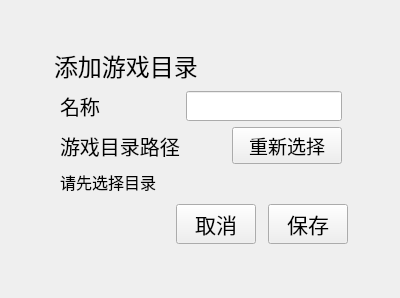
                 <widget class="QWidget" name="page_home_game_file_add">
                  <layout class="QGridLayout" name="gridLayout_8">
                   <property name="leftMargin">
                    <number>0</number>
                   </property>
                   <property name="topMargin">
                    <number>0</number>
                   </property>
                   <property name="rightMargin">
                    <number>0</number>
                   </property>
                   <property name="bottomMargin">
                    <number>0</number>
                   </property>
                   <property name="spacing">
                    <number>0</number>
                   </property>
                   <item row="1" column="1">
                    <widget class="QWidget" name="widget_home_game_file_add" native="true">
                     <property name="sizePolicy">
                      <sizepolicy hsizetype="Expanding" vsizetype="Expanding">
                       <horstretch>0</horstretch>
                       <verstretch>0</verstretch>
                      </sizepolicy>
                     </property>
                     <layout class="QVBoxLayout" name="verticalLayout_9">
                      <property name="leftMargin">
                       <number>14</number>
                      </property>
                      <property name="topMargin">
                       <number>8</number>
                      </property>
                      <property name="rightMargin">
                       <number>12</number>
                      </property>
                      <property name="bottomMargin">
                       <number>12</number>
                      </property>
                      <item>
                       <widget class="QLabel" name="label_home_game_file_add_h1">
                        <property name="font">
                         <font>
                          <pointsize>18</pointsize>
                         </font>
                        </property>
                        <property name="text">
                         <string>添加游戏目录</string>
                        </property>
                       </widget>
                      </item>
                      <item>
                       <widget class="QWidget" name="widget_home_game_file_add_2" native="true">
                        <layout class="QGridLayout" name="gridLayout_9">
                         <property name="leftMargin">
                          <number>6</number>
                         </property>
                         <property name="topMargin">
                          <number>2</number>
                         </property>
                         <property name="rightMargin">
                          <number>6</number>
                         </property>
                         <property name="bottomMargin">
                          <number>2</number>
                         </property>
                         <item row="2" column="2">
                          <widget class="QPushButton" name="pushButton_game_file_add_again">
                           <property name="minimumSize">
                            <size>
                             <width>110</width>
                             <height>27</height>
                            </size>
                           </property>
                           <property name="font">
                            <font>
                             <pointsize>14</pointsize>
                            </font>
                           </property>
                           <property name="text">
                            <string>重新选择</string>
                           </property>
                           <property name="icon">
                            <iconset resource="img.qrc">
                             <normaloff>:/widget_Sidebar/images/Main_Page_GameFile_AddAgain.png</normaloff>:/widget_Sidebar/images/Main_Page_GameFile_AddAgain.png</iconset>
                           </property>
                           <property name="iconSize">
                            <size>
                             <width>19</width>
                             <height>19</height>
                            </size>
                           </property>
                          </widget>
                         </item>
                         <item row="2" column="0">
                          <widget class="QLabel" name="label_home_game_file_add_file">
                           <property name="font">
                            <font>
                             <pointsize>15</pointsize>
                            </font>
                           </property>
                           <property name="text">
                            <string>游戏目录路径</string>
                           </property>
                          </widget>
                         </item>
                         <item row="3" column="0" colspan="3">
                          <widget class="QLabel" name="label_home_game_file_add_file_2">
                           <property name="font">
                            <font>
                             <pointsize>12</pointsize>
                            </font>
                           </property>
                           <property name="text">
                            <string>请先选择目录</string>
                           </property>
                           <property name="wordWrap">
                            <bool>true</bool>
                           </property>
                          </widget>
                         </item>
                         <item row="0" column="0">
                          <widget class="QLabel" name="label_home_game_file_add_name">
                           <property name="font">
                            <font>
                             <pointsize>15</pointsize>
                            </font>
                           </property>
                           <property name="text">
                            <string>名称</string>
                           </property>
                          </widget>
                         </item>
                         <item row="2" column="1">
                          <spacer name="horizontalSpacer_14">
                           <property name="orientation">
                            <enum>Qt::Horizontal</enum>
                           </property>
                           <property name="sizeHint" stdset="0">
                            <size>
                             <width>40</width>
                             <height>20</height>
                            </size>
                           </property>
                          </spacer>
                         </item>
                         <item row="0" column="1" colspan="2">
                          <widget class="QLineEdit" name="lineEdit_game_file_add">
                           <property name="minimumSize">
                            <size>
                             <width>0</width>
                             <height>30</height>
                            </size>
                           </property>
                          </widget>
                         </item>
                        </layout>
                       </widget>
                      </item>
                      <item>
                       <widget class="QWidget" name="widget_game_file_add_ok_cancel" native="true">
                        <layout class="QHBoxLayout" name="horizontalLayout_10">
                         <property name="spacing">
                          <number>12</number>
                         </property>
                         <property name="leftMargin">
                          <number>0</number>
                         </property>
                         <property name="topMargin">
                          <number>2</number>
                         </property>
                         <property name="rightMargin">
                          <number>0</number>
                         </property>
                         <property name="bottomMargin">
                          <number>2</number>
                         </property>
                         <item>
                          <spacer name="horizontalSpacer_13">
                           <property name="orientation">
                            <enum>Qt::Horizontal</enum>
                           </property>
                           <property name="sizeHint" stdset="0">
                            <size>
                             <width>40</width>
                             <height>20</height>
                            </size>
                           </property>
                          </spacer>
                         </item>
                         <item>
                          <widget class="QPushButton" name="pushButton_game_file_add_cancel">
                           <property name="minimumSize">
                            <size>
                             <width>75</width>
                             <height>30</height>
                            </size>
                           </property>
                           <property name="font">
                            <font>
                             <pointsize>16</pointsize>
                            </font>
                           </property>
                           <property name="text">
                            <string>取消</string>
                           </property>
                          </widget>
                         </item>
                         <item>
                          <widget class="QPushButton" name="pushButton_game_file_add_ok">
                           <property name="minimumSize">
                            <size>
                             <width>75</width>
                             <height>30</height>
                            </size>
                           </property>
                           <property name="font">
                            <font>
                             <pointsize>16</pointsize>
                            </font>
                           </property>
                           <property name="text">
                            <string>保存</string>
                           </property>
                          </widget>
                         </item>
                        </layout>
                       </widget>
                      </item>
                     </layout>
                    </widget>
                   </item>
                   <item row="1" column="2">
                    <spacer name="horizontalSpacer_12">
                     <property name="orientation">
                      <enum>Qt::Horizontal</enum>
                     </property>
                     <property name="sizeHint" stdset="0">
                      <size>
                       <width>40</width>
                       <height>20</height>
                      </size>
                     </property>
                    </spacer>
                   </item>
                   <item row="0" column="1">
                    <spacer name="verticalSpacer_10">
                     <property name="orientation">
                      <enum>Qt::Vertical</enum>
                     </property>
                     <property name="sizeHint" stdset="0">
                      <size>
                       <width>20</width>
                       <height>40</height>
                      </size>
                     </property>
                    </spacer>
                   </item>
                   <item row="1" column="0">
                    <spacer name="horizontalSpacer_11">
                     <property name="orientation">
                      <enum>Qt::Horizontal</enum>
                     </property>
                     <property name="sizeHint" stdset="0">
                      <size>
                       <width>40</width>
                       <height>20</height>
                      </size>
                     </property>
                    </spacer>
                   </item>
                   <item row="2" column="1">
                    <spacer name="verticalSpacer_11">
                     <property name="orientation">
                      <enum>Qt::Vertical</enum>
                     </property>
                     <property name="sizeHint" stdset="0">
                      <size>
                       <width>20</width>
                       <height>40</height>
                      </size>
                     </property>
                    </spacer>
                   </item>
                  </layout>
                 </widget>
